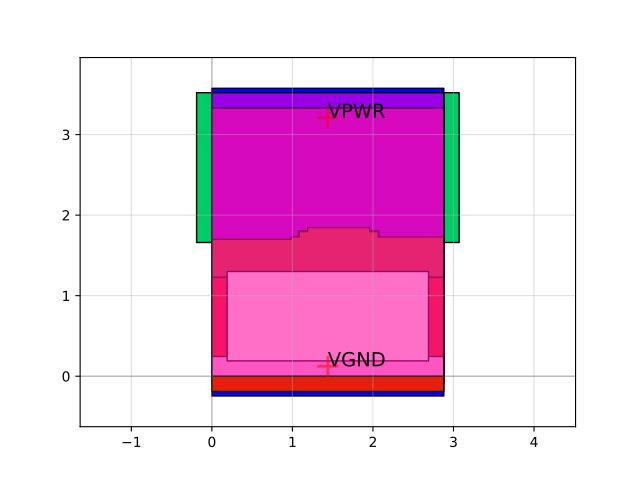

The Python source for this figure:
import sky130

c = sky130.components.sky130_fd_sc_hs__o21a_1()
c.plot()
